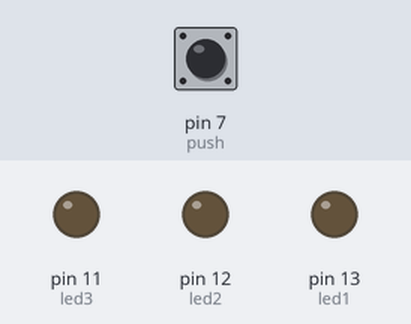
Bench run of a sketch on a simulated Arduino Uno, built with avr-gcc and run on an emulated ATmega328P. Parts: output pins drawn as LEDs (lit = HIGH). The test bench sets the inputs (shaded band); at power-on: pin 7 (push) LOW.

Above: at 1.2 s.
1.3 s: pin 7 (push) pulled HIGH for 1 s
At 2.7 s:
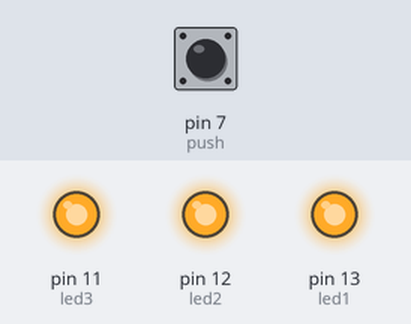
3.8 s: pin 7 (push) pulled HIGH for 0.15 s
At 4.5 s:
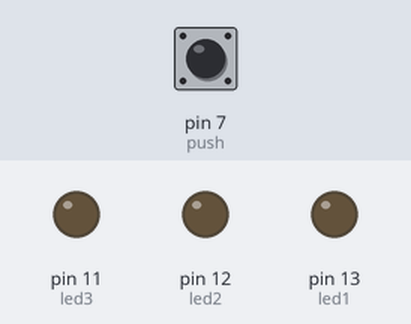
5.5 s: pin 7 (push) pulled HIGH for 3.2 s
At 5.65 s:
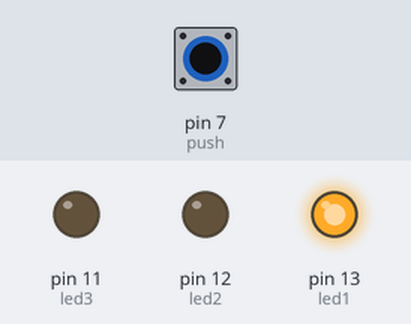
Timing chart, 0 to 10.2 s (numbered marks = the images above; inputs shaded):
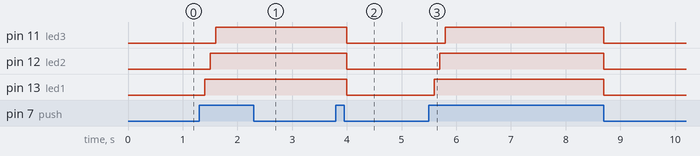

The sketch:

Program_Push_Button_dan_3_LED.ino
```cpp
#define led1 13
#define led2 12
#define led3 11
#define push 7

int status = 0;

void setup() {
  // put your setup code here, to run once:
  pinMode(led1, OUTPUT);
  pinMode(led2, OUTPUT);
  pinMode(led3, OUTPUT);
  pinMode(push, INPUT);
  digitalWrite(led1, LOW);
  digitalWrite(led2, LOW);
  digitalWrite(led3, LOW);
}

void loop() {
  // put your main code here, to run repeatedly:
  if(digitalRead(push)==HIGH){
    status++;
    delay(100);
  }
  if(status==1){
    digitalWrite(led1, HIGH);
  }
  else if(status==2){
    digitalWrite(led2, HIGH);
  }
  else if(status==3){
    digitalWrite(led3, HIGH);
  }
  else if(status==4){
    status = 0;
  }
  else{
    digitalWrite(led1, LOW);
    digitalWrite(led2, LOW);
    digitalWrite(led3, LOW);
  }
}
```

Measured:
- after the input at 1.3 s, pin 11 (led3): LOW → HIGH after 0.30 s; pin 12 (led2): LOW → HIGH after 0.20 s; pin 13 (led1): LOW → HIGH after 0.10 s
- after the input at 3.8 s, pin 11 (led3), pin 12 (led2), pin 13 (led1): HIGH → LOW after 0.20 s
- after the input at 5.5 s, pin 11 (led3): LOW → HIGH after 0.30 s, → LOW 2.9 s later; pin 12 (led2): LOW → HIGH after 0.20 s, → LOW 3.0 s later; pin 13 (led1): LOW → HIGH after 0.10 s, → LOW 3.1 s later
